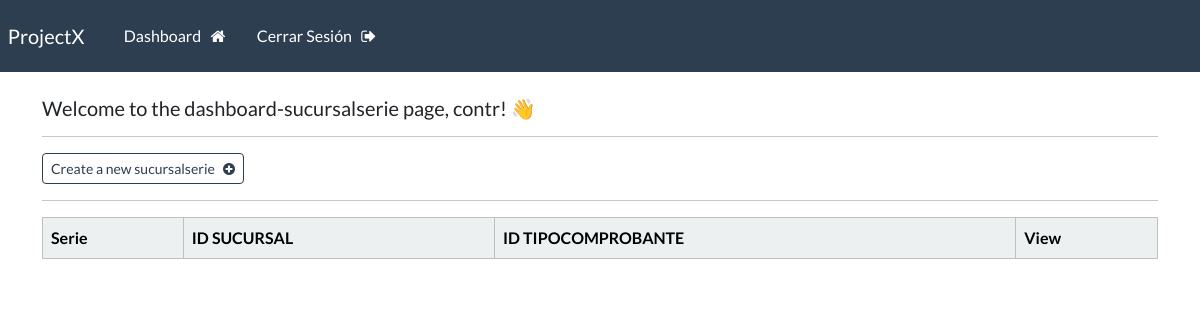
The page /dashboard-sucursalserie (signed in) on the database as committed earlier.
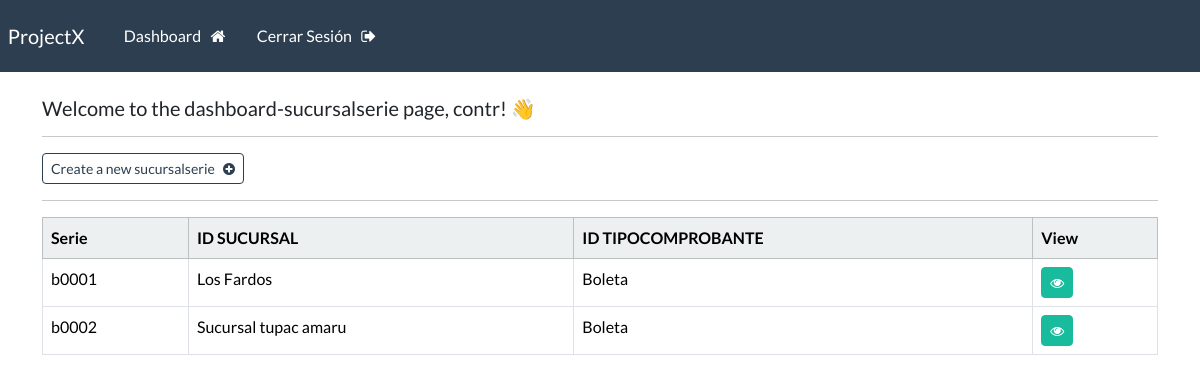
The same page on the database as committed later.
### webapp/models.py (models this page shows, shortened)
class SucursalSerie(models.Model):
    serie = models.CharField(max_length=12, primary_key=True)
    id_sucursal = models.ForeignKey(Sucursal, on_delete = models.CASCADE)
    id_tipocomprobante = models.ForeignKey(TipoComprobante,  on_delete = models.CASCADE)

class Sucursal(models.Model):
    id_direccion = models.ForeignKey(Direccion, on_delete=models.CASCADE)
    descripcion = models.CharField(max_length=100)
    def __str__(self):
        return self.descripcion

class TipoComprobante(models.Model):
    codigo_sunat = models.CharField(max_length=2)
    denominacion = models.CharField(max_length=100)
    def __str__(self):
        return self.denominacion

### webapp/views.py (the view)
# urls.py: path('dashboard-sucursalserie', views.dashboard_sucursalserie, name="dashboard-sucursalserie"),
@login_required(login_url='my-login')
def dashboard_sucursalserie(request):
    sucursalesseries = SucursalSerie.objects.all()
    context = {'sucursalesseries': sucursalesseries}
    return render(request, 'webapp/dashboard-sucursalserie.html', context=context)

### webapp/templates/webapp/dashboard-sucursalserie.html
{% extends 'webapp/base.html' %}
{% block content %}
    <h5> Welcome to the dashboard-sucursalserie page, {{user}}! 👋</h5>
    <hr>
    <a class="btn btn-outline-primary btn-sm" href="{% url 'create-sucursalserie' %}">
        Create a new sucursalserie &nbsp; <i class="fa fa-plus-circle" aria-hidden="true"></i>
    </a>
    <hr>
        <table class="table table table-hover table-bordered">
            <thead class="table-light">
                <tr>
                    <th scope="col"> Serie </th>
                    <th scope="col"> ID SUCURSAL  </th>
                    <th scope="col"> ID TIPOCOMPROBANTE </th>
                    <th scope="col"> View </th>
                </tr>
            </thead>
            <tbody>
            {% if sucursalesseries %}
                {% for sucursalserie in sucursalesseries %}
            <tr>
                <td> {{sucursalserie.serie}} </td>
                <td> {{sucursalserie.id_sucursal}} </td>
                <td> {{sucursalserie.id_tipocomprobante}} </td>
                <td> <a class="btn btn-success btn-sm" href="{% url 'sucursalserie' sucursalserie.serie %}"> <i class="fa fa-eye" aria-hidden="true"></i> </a></td>
            </tr>
            {% endfor %}
        {% endif %}
        </tbody>
    </table>
{% endblock %}

Rows that differ between the two databases and show on the page:
added SucursalSerie: serie "b0001", id_sucursal "Los Fardos", id_tipocomprobante "Boleta"
added SucursalSerie: serie "b0002", id_sucursal "Sucursal tupac amaru", id_tipocomprobante "Boleta"
